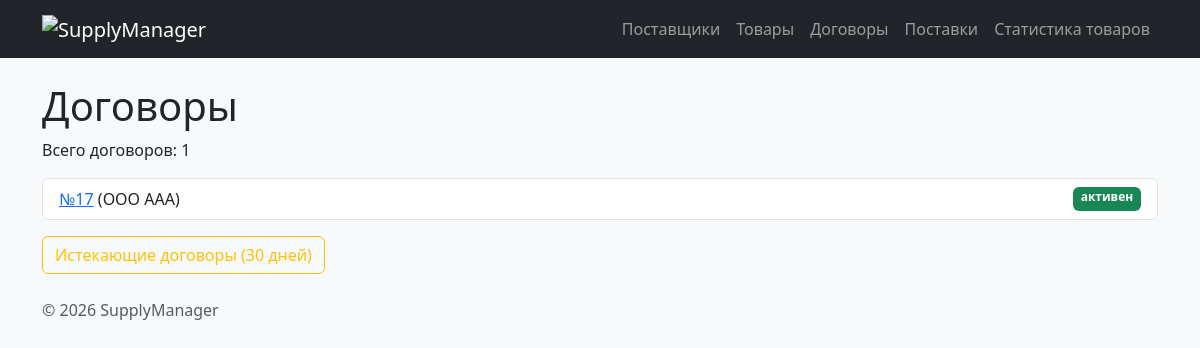
The app's page /contracts/ with its own data.
### app_contracts/views.py (the view)
# urls.py: path("", views.contract_list, name="list"),
def contract_list(request: HttpRequest) -> HttpResponse:
    conn = get_connection()
    contracts = conn.execute("""
        SELECT c.id, c.number, c.start_date, c.end_date, c.status, s.name AS supplier_name
        FROM contracts c
        JOIN suppliers s ON c.supplier_id = s.id
        ORDER BY c.start_date DESC;
    """).fetchall()
    conn.close()
    context = {"contracts": contracts}
    return render(request, "contracts/contract_list.html", context)

### db/database.py (called while the page is built)
def get_connection():
    conn = sqlite3.connect(DB_PATH)
    conn.execute("PRAGMA foreign_keys = ON")
    conn.row_factory = sqlite3.Row
    return conn

### app_contracts/templates/contracts/contract_list.html
{% extends "base.html" %}
{% block content %}
<h1>Договоры</h1>
<p>Всего договоров: {{ contracts|length }}</p>
<ul class="list-group mb-3">
    {% for contract in contracts %}
        <li class="list-group-item d-flex justify-content-between">
            <span>
                <a href="{% url 'contracts:detail' contract.id %}">№{{ contract.number }}</a>
                ({{ contract.supplier_name }})
            </span>
            {% include "contracts/includes/contract_status.html" %}
        </li>
    {% empty %}
        <li class="list-group-item">Договоры не найдены.</li>
    {% endfor %}
</ul>
<a href="{% url 'contracts:expiring' %}" class="btn btn-outline-warning">Истекающие договоры (30 дней)</a>
{% endblock %}

### app_contracts/templates/contracts/includes/contract_status.html
{% if contract.status == "активен" %}
    <span class="badge bg-success contract-status">
        {{ contract.status }}
    </span>
{% elif contract.status == "истёк" %}
    <span class="badge bg-warning text-dark contract-status">
        {{ contract.status }}
    </span>
{% else %}
    <span class="badge bg-secondary contract-status">
        {{ contract.status }}
    </span>
{% endif %}

### records on screen
contracts: number "17", supplier_name "ООО ААА", status "активен"

### other values on screen
{{ contracts|length }} "1"
